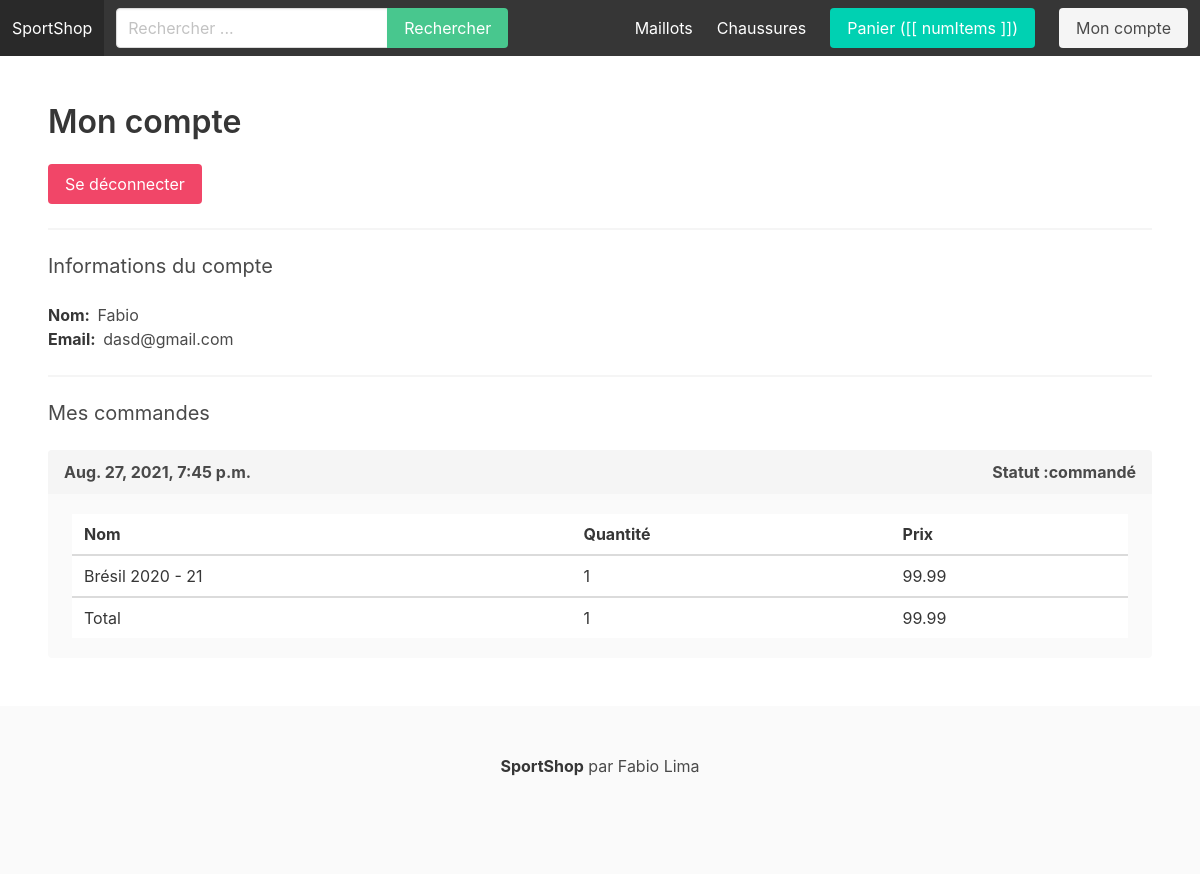
The page /moncompte/ (signed in) on the database as committed earlier.
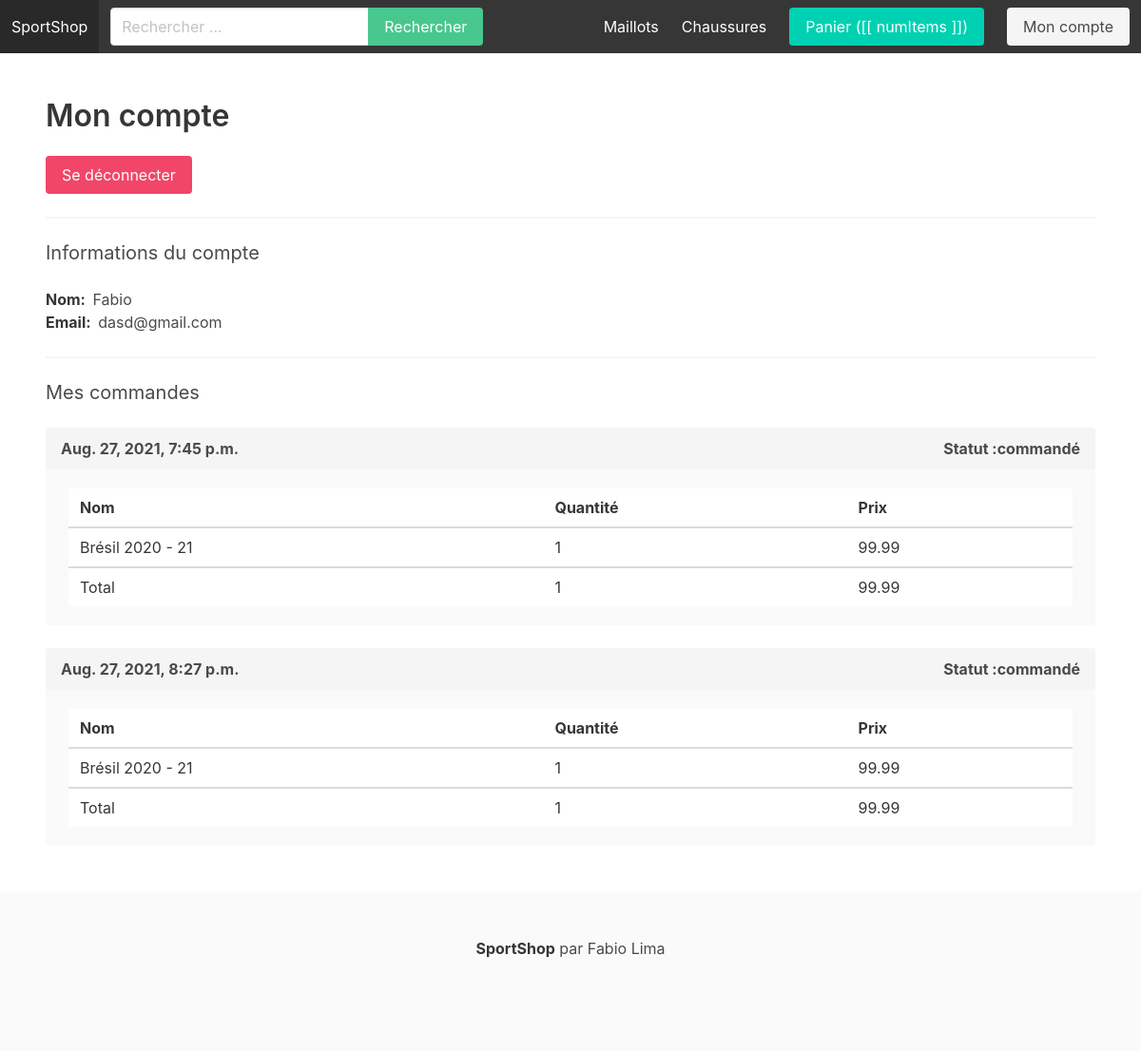
The same page on the database as committed later.
### apps/store/models.py (models this page shows, shortened)
class Categorie(models.Model):
    nom = models.CharField(max_length=255)
    slug = models.SlugField(max_length=255)
    ordre = models.IntegerField(default=0) #Permettre de trier par ordre numérique les catégories
    class Meta:
        ordering= ('ordre',)

class Produit(models.Model):
    categorie = models.ForeignKey(Categorie, related_name='produits', on_delete=models.CASCADE) #Pour pouvoir avoir tous les produits d'une categorie, et que lorsque je supprime cette dernière tous les produits soient effacés
    nom = models.CharField(max_length=255)
    slug = models.SlugField(max_length=255) # Slug = terme pour désigner le string en fin d'un URL qui permet l'identification
    description = models.TextField(blank=True,  null=True)
    prix = models.FloatField()
    vedette = models.BooleanField(default=False) # Attribut qui permet de définir quel produit est vedette et sera placé en homepage
    date_added = models.DateTimeField(auto_now_add=True) #Trie le produit par date lorsqu'il est ajouté
    image = models.ImageField(upload_to='uploads/',blank=True, null = True)
    thumbnail = models.ImageField(upload_to='uploads/',blank=True, null=True)
    class Meta:
        ordering = ('-date_added',) # Ici le '-' nous sert à trier de la date la plus récente

### apps/commande/models.py (models this page shows, shortened)
class Commande(models.Model):
    EST_COMMANDE = 'commandé'
    LIVRE = 'livré'
    ARRIVE = 'arrivé'
    CHOIX_STATUT = (
        (EST_COMMANDE, 'Commandé'),
        (LIVRE, 'Livré'),
        (ARRIVE, 'Arrivé')
    )
    user = models.ForeignKey(User, related_name='commandes', on_delete=models.SET_NULL, blank=True, null=True)
    prenom = models.CharField(max_length=100)
    nom = models.CharField(max_length=100)
    email = models.CharField(max_length=100)
    adresse= models.CharField(max_length=100)
    npa = models.CharField(max_length=100)
    localite = models.CharField(max_length=100)
    cree_le = models.DateTimeField(auto_now_add=True)
    paye = models.BooleanField(default=False)
    montant_paye = models.FloatField(blank=True, null=True)
    date_livraison = models.DateTimeField(blank=True, null=True)
    statut = models.CharField(max_length=20, choices=CHOIX_STATUT, default=EST_COMMANDE)
    def get_total_quantite(self):
        return sum(int(item.quantite) for item in self.items.all())

class CommandeItem(models.Model):
    commande = models.ForeignKey(Commande, related_name='items', on_delete=models.CASCADE)
    produit = models.ForeignKey(Produit, related_name='items', on_delete=models.DO_NOTHING)
    prix = models.FloatField()
    quantite = models.IntegerField(default=1)

### apps/userprofile/views.py (the view)
# urls.py: path('moncompte/', moncompte, name='moncompte'),
@login_required
def moncompte(request):
    user = request.user
    context = {
        'user' : user
    }
    return render(request, 'moncompte.html', context)

### apps/panier/context_processors.py (called while the page is built)
def panier(request):
    return {'panier': Panier(request)}

### apps/panier/panier.py (called while the page is built)
    def __iter__(self):
        produit_ids = self.panier.keys()
        produit_clean_ids = []
        for p in produit_ids:
            produit_clean_ids.append(p)
            self.panier[str(p)] ['produit'] = Produit.objects.get(pk=p)
        for item in self.panier.values():
            item['prix_total'] = float(item['prix']) * int(item['quantite'])
            yield item

    def get_total_length(self): # Récupère le nombre d'éléments dans le panier
        return sum(int(item['quantite']) for item in self.panier.values())

    def get_prix_total(self):
            return sum(float(item['prix_total']) for item in self)

### apps/store/context_processors.py (called while the page is built)
def menu_categories(request):
    categories = Categorie.objects.all() # Importation des catégories de la database
    return {'menu_categories': categories}

### apps/userprofile/templates/moncompte.html
{% extends 'base.html' %}
{% block content %}
    <h1 class="title">Mon compte</h1>
    <a href="{% url 'deconnexion' %}" class="button is-danger"> Se déconnecter </a>
    <hr>
    <h2 class="subtitle">Informations du compte</h2>
    <p><strong>Nom: &nbsp;</strong>{{ request.user.first_name }}</p>
    <p><strong>Email: &nbsp;</strong>{{ request.user.email }}</p>
    <hr>
    <h2 class="subtitle"> Mes commandes </h2>
    {% for commande in request.user.commandes.all %}
        <article class="message is-light">
            <div class="message-header">
                <p>{{ commande.cree_le }}</p>
                <p><strong>Statut :</strong>{{ commande.statut }}</p>
            </div>
            <div class="message-body">
                <table class="table is-striped is-fullwidth">
                    <thead>
                        <tr>
                            <th>Nom</th>
                            <th>Quantité</th>
                            <th>Prix</th>
                        </tr>
                    </thead>
                    <tbody>
                        {% for item in commande.items.all %}
                            <tr>
                                <td>{{ item.produit.nom }}</td>
                                <td>{{ item.quantite }}</td>
                                <td>{{ item.prix }}</td>
                            </tr>
                        {% endfor %}
                    </tbody>
                    <tfoot>
                        <tr>
                            <td>Total</td>
                            <td>{{ commande.get_total_quantite }}</td>
                            <td>{{ commande.montant_paye }}</td>
                        </tr>
                    </tfoot>
                </table>
            </div>
        </article>
    {% empty %}
        <p>Vous n'avez encore rien commandé.</p>
    {% endfor %}
{% endblock %}

### apps/core/templates/base.html (shortened to what this page needs)
{% load static %}
<!DOCTYPE html>
<html>
	<head>
        <link rel="stylesheet" href="https://cdn.jsdelivr.net/npm/bulma@0.9.0/css/bulma.min.css">
        <link rel="stylesheet" href="{% static  'main.css' %}">
        </head>
    <body>
        <nav class="navbar is-dark" id="navbarapp">
            <div class="navbar-brand">
                <a class="navbar-item" href="{% url 'homepage' %}"> SportShop</a>
            </div>
            <div id="main-navbar" class="navbar-menu" :class="{ 'is-active': menuClass }">
                <div class="navbar-start">
                    <div class="navbar-item">
                        <form method="get" action="{% url 'search' %}">
                            <div class="field has-addons">
                                <div class="control">
                                    <input type="text" class="input" placeholder="Rechercher ..." name="query">
                                </div>
                                <div class="control">
                                    <button class="button is-success">Rechercher</button>
                                </div>
                            </div>
                        </form>
                    </div>
                </div>
                <div class="navbar-end">
                    {% for categorie in menu_categories %}
                        <a href ="{% url 'categorie_detail' categorie.slug %}" class="navbar-item">{{ categorie.nom }}</a>
                    {% endfor %}
                    <div class="navbar-item" >
                    <a href="{% url 'panier' %}" class ="button is-primary">Panier ([[ numItems ]])</a>
                    </div>
                    {% if request.user.is_authenticated %}
                        <div class="navbar-item" >
                            <a href="{% url 'moncompte' %}" class="button is-light"> Mon compte </a>
                        </div>
                    {% endif %}
                </div>
            </div>
        </nav>
        <section class="section">
            {% block content %}{% endblock %}
        </section>
        <footer class="footer">
            <div class="content has-text-centered">
              <p>
                <strong>SportShop</strong> par  Fabio Lima
              </p>
            </div>
          </footer>
    </body>
    </html>

Rows that differ between the two databases and show on the page:
added Commande: cree_le "Aug. 27, 2021, 8:27 p.m.", statut "commandé", get_total_quantite "1", montant_paye "99.99"
added CommandeItem: produit.nom "Brésil 2020 - 21", quantite "1", prix "99.99", shown under "Aug. 27, 2021, 8:27 p.m."
